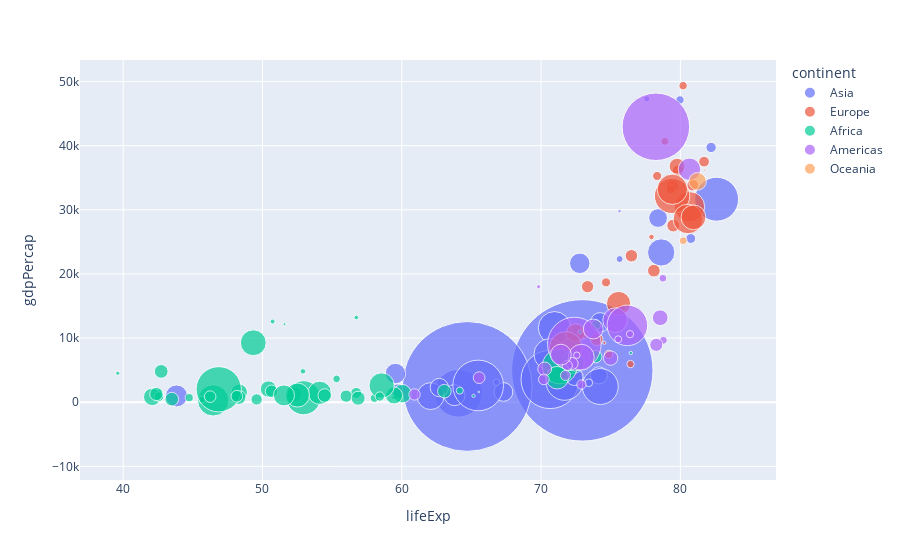

Notebook code for this chart:
### Markdown cell above
### **Scatter Plot**

### Code cell
px.scatter(temp_df, x='lifeExp', y='gdpPercap',
 color='continent',size='pop',size_max=100, hover_name='country')

### Figure 1 — Plotly figure (JSON) as saved in the notebook; plotly's stock layout.template omitted (floating-point values rounded to 4 significant figures)
{"data": [{"hovertemplate": "<b>%{hovertext}</b><br><br>continent=Asia<br>lifeExp=%{x}<br>gdpPercap=%{y}<br>pop=%{marker.size}<extra></extra>", "hovertext": ["Afghanistan", "Bahrain", "Bangladesh", "Cambodia", "China", "Hong Kong, China", "India", "Indonesia", "Iran", "Iraq", "Israel", "Japan", "Jordan", "Korea, Dem. Rep.", "Korea, Rep.", "Kuwait", "Lebanon", "Malaysia", "Mongolia", "Myanmar", "Nepal", "Oman", "Pakistan", "Philippines", "Saudi Arabia", "Singapore", "Sri Lanka", "Syria", "Taiwan", "Thailand", "Vietnam", "West Bank and Gaza", "Yemen, Rep."], "legendgroup": "Asia", "marker": {"color": "#636efa", "size": [31889923, 708573, 150448339, 14131858, 1318683096, 6980412, 1110396331, 223547000, 69453570, 27499638, 6426679, 127467972, 6053193, 23301725, 49044790, 2505559, 3921278, 24821286, 2874127, 47761980, 28901790, 3204897, 169270617, 91077287, 27601038, 4553009, 20378239, 19314747, 23174294, 65068149, 85262356, 4018332, 22211743], "sizemode": "area", "sizeref": 131900.0, "symbol": "circle"}, "mode": "markers", "name": "Asia", "orientation": "v", "showlegend": true, "type": "scatter", "x": [43.83, 75.64, 64.06, 59.72, 72.96, 82.21, 64.7, 70.65, 70.96, 59.55, 80.75, 82.6, 72.53, 67.3, 78.62, 77.59, 71.99, 74.24, 66.8, 62.07, 63.78, 75.64, 65.48, 71.69, 72.78, 79.97, 72.4, 74.14, 78.4, 70.62, 74.25, 73.42, 62.7], "xaxis": "x", "y": [974.6, 29800.0, 1391.0, 1714.0, 4959.0, 39720.0, 2452.0, 3541.0, 11610.0, 4471.0, 25520.0, 31660.0, 4519.0, 1593.0, 23350.0, 47310.0, 10460.0, 12450.0, 3096.0, 944, 1091.0, 22320.0, 2606.0, 3190.0, 21650.0, 47140.0, 3970.0, 4185.0, 28720.0, 7458.0, 2442.0, 3025.0, 2281.0], "yaxis": "y"}, {"hovertemplate": "<b>%{hovertext}</b><br><br>continent=Europe<br>lifeExp=%{x}<br>gdpPercap=%{y}<br>pop=%{marker.size}<extra></extra>", "hovertext": ["Albania", "Austria", "Belgium", "Bosnia and Herzegovina", "Bulgaria", "Croatia", "Czech Republic", "Denmark", "Finland", "France", "Germany", "Greece", "Hungary", "Iceland", "Ireland", "Italy", "Montenegro", "Netherlands", "Norway", "Poland", "Portugal", "Romania", "Serbia", "Slovak Republic", "Slovenia", "Spain", "Sweden", "Switzerland", "Turkey", "United Kingdom"], "legendgroup": "Europe", "marker": {"color": "#EF553B", "size": [3600523, 8199783, 10392226, 4552198, 7322858, 4493312, 10228744, 5468120, 5238460, 61083916, 82400996, 10706290, 9956108, 301931, 4109086, 58147733, 684736, 16570613, 4627926, 38518241, 10642836, 22276056, 10150265, 5447502, 2009245, 40448191, 9031088, 7554661, 71158647, 60776238], "sizemode": "area", "sizeref": 131900.0, "symbol": "circle"}, "mode": "markers", "name": "Europe", "orientation": "v", "showlegend": true, "type": "scatter", "x": [76.42, 79.83, 79.44, 74.85, 73.0, 75.75, 76.49, 78.33, 79.31, 80.66, 79.41, 79.48, 73.34, 81.76, 78.89, 80.55, 74.54, 79.76, 80.2, 75.56, 78.1, 72.48, 74.0, 74.66, 77.93, 80.94, 80.88, 81.7, 71.78, 79.42], "xaxis": "x", "y": [5937.0, 36130.0, 33690.0, 7446.0, 10680.0, 14620.0, 22830.0, 35280.0, 33210.0, 30470.0, 32170.0, 27540.0, 18010.0, 36180.0, 40680.0, 28570.0, 9254.0, 36800.0, 49360.0, 15390.0, 20510.0, 10810.0, 9787.0, 18680.0, 25770.0, 28820.0, 33860.0, 37510.0, 8458.0, 33200.0], "yaxis": "y"}, {"hovertemplate": "<b>%{hovertext}</b><br><br>continent=Africa<br>lifeExp=%{x}<br>gdpPercap=%{y}<br>pop=%{marker.size}<extra></extra>", "hovertext": ["Algeria", "Angola", "Benin", "Botswana", "Burkina Faso", "Burundi", "Cameroon", "Central African Republic", "Chad", "Comoros", "Congo, Dem. Rep.", "Congo, Rep.", "Cote d'Ivoire", "Djibouti", "Egypt", "Equatorial Guinea", "Eritrea", "Ethiopia", "Gabon", "Gambia", "Ghana", "Guinea", "Guinea-Bissau", "Kenya", "Lesotho", "Liberia", "Libya", "Madagascar", "Malawi", "Mali", "Mauritania", "Mauritius", "Morocco", "Mozambique", "Namibia", "Niger", "Nigeria", "Reunion", "Rwanda", "Sao Tome and Principe", "Senegal", "Sierra Leone", "Somalia", "South Africa", "Sudan", "Swaziland", "Tanzania", "Togo", "Tunisia", "Uganda", "Zambia", "Zimbabwe"], "legendgroup": "Africa", "marker": {"color": "#00cc96", "size": [33333216, 12420476, 8078314, 1639131, 14326203, 8390505, 17696293, 4369038, 10238807, 710960, 64606759, 3800610, 18013409, 496374, 80264543, 551201, 4906585, 76511887, 1454867, 1688359, 22873338, 9947814, 1472041, 35610177, 2012649, 3193942, 6036914, 19167654, 13327079, 12031795, 3270065, 1250882, 33757175, 19951656, 2055080, 12894865, 135031164, 798094, 8860588, 199579, 12267493, 6144562, 9118773, 43997828, 42292929, 1133066, 38139640, 5701579, 10276158, 29170398, 11746035, 12311143], "sizemode": "area", "sizeref": 131900.0, "symbol": "circle"}, "mode": "markers", "name": "Africa", "orientation": "v", "showlegend": true, "type": "scatter", "x": [72.3, 42.73, 56.73, 50.73, 52.3, 49.58, 50.43, 44.74, 50.65, 65.15, 46.46, 55.32, 48.33, 54.79, 71.34, 51.58, 58.04, 52.95, 56.73, 59.45, 60.02, 56.01, 46.39, 54.11, 42.59, 45.68, 73.95, 59.44, 48.3, 54.47, 64.16, 72.8, 71.16, 42.08, 52.91, 56.87, 46.86, 76.44, 46.24, 65.53, 63.06, 42.57, 48.16, 49.34, 58.56, 39.61, 52.52, 58.42, 73.92, 51.54, 42.38, 43.49], "xaxis": "x", "y": [6223.0, 4797.0, 1441.0, 12570.0, 1217.0, 430.1, 2042.0, 706.0, 1704.0, 986.1, 277.6, 3633.0, 1545.0, 2082.0, 5581.0, 12150.0, 641.4, 690.8, 13210.0, 752.7, 1328.0, 942.7, 579.2, 1463.0, 1569.0, 414.5, 12060.0, 1045.0, 759.3, 1043.0, 1803.0, 10960.0, 3820.0, 823.7, 4811.0, 619.7, 2014.0, 7670.0, 863.1, 1598.0, 1712.0, 862.5, 926.1, 9270.0, 2602.0, 4513.0, 1107.0, 883.0, 7093.0, 1056.0, 1271.0, 469.7], "yaxis": "y"}, {"hovertemplate": "<b>%{hovertext}</b><br><br>continent=Americas<br>lifeExp=%{x}<br>gdpPercap=%{y}<br>pop=%{marker.size}<extra></extra>", "hovertext": ["Argentina", "Bolivia", "Brazil", "Canada", "Chile", "Colombia", "Costa Rica", "Cuba", "Dominican Republic", "Ecuador", "El Salvador", "Guatemala", "Haiti", "Honduras", "Jamaica", "Mexico", "Nicaragua", "Panama", "Paraguay", "Peru", "Puerto Rico", "Trinidad and Tobago", "United States", "Uruguay", "Venezuela"], "legendgroup": "Americas", "marker": {"color": "#ab63fa", "size": [40301927, 9119152, 190010647, 33390141, 16284741, 44227550, 4133884, 11416987, 9319622, 13755680, 6939688, 12572928, 8502814, 7483763, 2780132, 108700891, 5675356, 3242173, 6667147, 28674757, 3942491, 1056608, 301139947, 3447496, 26084662], "sizemode": "area", "sizeref": 131900.0, "symbol": "circle"}, "mode": "markers", "name": "Americas", "orientation": "v", "showlegend": true, "type": "scatter", "x": [75.32, 65.55, 72.39, 80.65, 78.55, 72.89, 78.78, 78.27, 72.23, 74.99, 71.88, 70.26, 60.92, 70.2, 72.57, 76.19, 72.9, 75.54, 71.75, 71.42, 78.75, 69.82, 78.24, 76.38, 73.75], "xaxis": "x", "y": [12780.0, 3822.0, 9066.0, 36320.0, 13170.0, 7007.0, 9645.0, 8948.0, 6025.0, 6873.0, 5728.0, 5186.0, 1202.0, 3548.0, 7321.0, 11980.0, 2749.0, 9809.0, 4173.0, 7409.0, 19330.0, 18010.0, 42950.0, 10610.0, 11420.0], "yaxis": "y"}, {"hovertemplate": "<b>%{hovertext}</b><br><br>continent=Oceania<br>lifeExp=%{x}<br>gdpPercap=%{y}<br>pop=%{marker.size}<extra></extra>", "hovertext": ["Australia", "New Zealand"], "legendgroup": "Oceania", "marker": {"color": "#FFA15A", "size": [20434176, 4115771], "sizemode": "area", "sizeref": 131900.0, "symbol": "circle"}, "mode": "markers", "name": "Oceania", "orientation": "v", "showlegend": true, "type": "scatter", "x": [81.23, 80.2], "xaxis": "x", "y": [34440.0, 25190.0], "yaxis": "y"}], "layout": {"legend": {"itemsizing": "constant", "title": {"text": "continent"}, "tracegroupgap": 0}, "margin": {"t": 60}, "xaxis": {"anchor": "y", "domain": [0, 1], "title": {"text": "lifeExp"}}, "yaxis": {"anchor": "x", "domain": [0, 1], "title": {"text": "gdpPercap"}}}}
